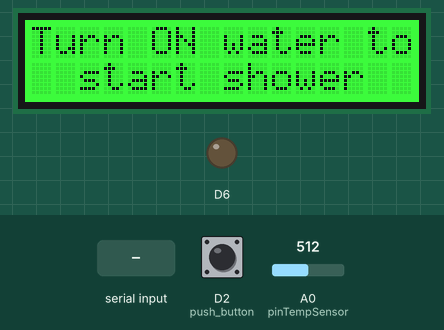
Recording of a sketch running on a simulated Arduino Zero (SAMD21). Parts: 16×2 character LCD, output pins drawn as LEDs (lit = HIGH). Inputs (shaded band) come from the test bench; at power-on: A0 (pinTempSensor) = 512, D2 (push_button) HIGH. What the sketch prints to the serial monitor is not drawn.

Above: at 2.7 s.
2.8 s: A0 (pinTempSensor) set to 542
At 3.6 s:
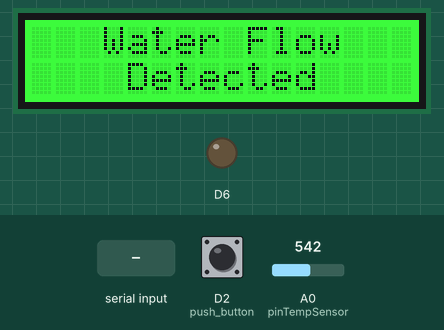
5.8 s: "HotTemperature;1\n" received over Serial
At 6.2 s:
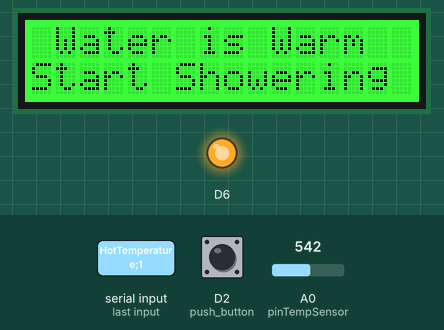
8.8 s: A0 (pinTempSensor) set to 511
At 10.1 s:
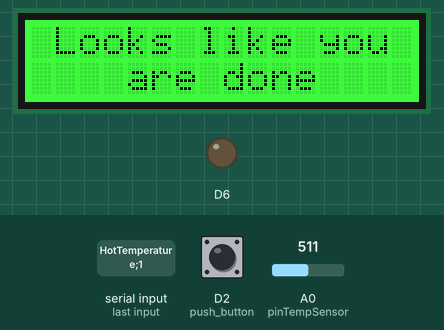
11.8 s: D2 (push_button) pulled LOW for 0.15 s
At 12.6 s:
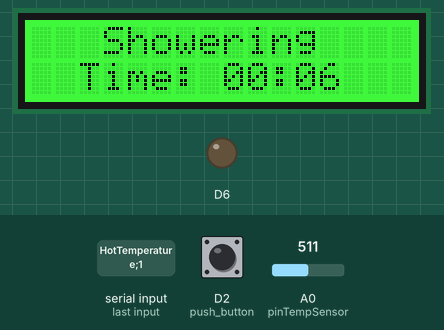
13.5 s: A0 (pinTempSensor) set to 306
At 14.9 s:
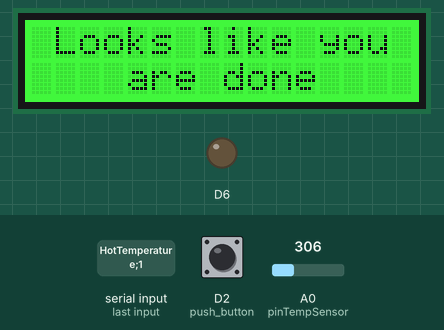
15.1 s: D2 (push_button) pulled LOW for 1 s
At 17.5 s:
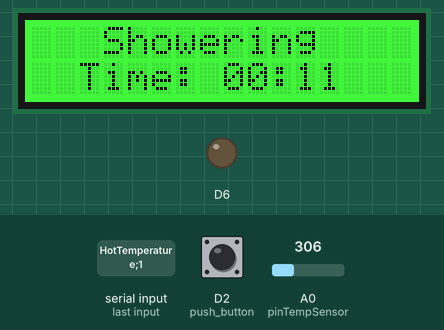
Timing chart, 0 to 18.6 s (numbered marks = the images above; inputs shaded):
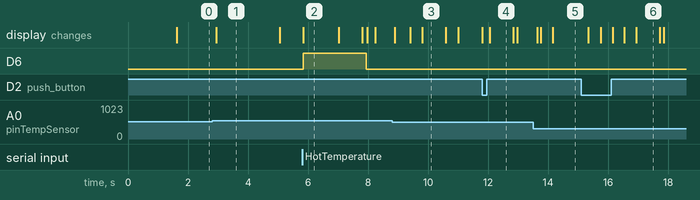

Measured:
- the behaviour switches between 526 and 527 on A0 (pinTempSensor) (found by bisection; images 0 and 1)
- after the input at 2.8 s, the display: changes after 0.13 s (image 1)
- after the input at 5.8 s, D6: LOW → HIGH after 0.05 s, → LOW 2.1 s later; the display: changes after 0.05 s (image 2)
- after the input at 8.8 s, the display: first changes after 0.09 s (image 3 shows a later state)
- after the input at 11.8 s, the display: first differs from a run without the input after 0.26 s (image 4)
- after the input at 13.5 s, the display: first changes after 0.13 s (image 5 shows a later state)
- after the input at 15.1 s, the display: first differs from a run without the input after 1.1 s (image 6 shows a later state)

The sketch:

temperature_boi.ino
```cpp
#include <math.h>
#include <Wire.h>
#include "rgb_lcd.h"

//Define the color values here
#define COLOR_START_R 0
#define COLOR_START_G 255
#define COLOR_START_B 0

#define COLOR_INTERM_R 255
#define COLOR_INTERM_G 102
#define COLOR_INTERM_B 0

#define COLOR_STOP_R 255
#define COLOR_STOP_G 0
#define COLOR_STOP_B 0


//Global Variables
rgb_lcd lcd;

int LED_R;
int LED_G;
int LED_B;

const int B = 4275;               // B value of the thermistor
const int R0 = 100000;            // R0 = 100k
const int pinTempSensor = A0;     // Grove - Temperature Sensor connect to A0
const int push_button = 2;
uint64_t start_time, stop_time, shower_time;
uint64_t time_elasped;
uint64_t last_interrupt = 0;

bool push_button_pressed = false;
bool push_button_pressed_for_five_seconds = false;
bool get_stop_time = true;
bool dont_change_display = false;

float temp_slope_array[10];
float temp_slope_average;

int hot_shower_temp = 30;
int led_msg_display = 1;
int led_msg_display_buffer = 1;

float temperature, temperature_prev;
bool start_taking_readings = false;
bool stop_taking_readings = false;
bool reached_target_temperature = false;
bool get_initial_temp = true;
bool shower_done = false;

String inData = "";

#if defined(ARDUINO_ARCH_AVR)
#define debug  Serial
#elif defined(ARDUINO_ARCH_SAMD) ||  defined(ARDUINO_ARCH_SAM)
#define debug  SerialUSB
#else
#define debug  Serial
#endif


/**
 * Setup
 *
 * Init LED and Interrupt
 */
void setup()
{
  Serial.begin(9600);
  pinMode(6, OUTPUT);

  pinMode(push_button, INPUT_PULLUP);
  attachInterrupt(digitalPinToInterrupt(push_button), push_button_isr_rising, RISING);

  // set up the LCD's number of columns and rows:
  lcd.begin(16, 2);

  lcd.setRGB(COLOR_START_R, COLOR_START_G, COLOR_START_B);

  // Print a message to the LCD.
  lcd.print("    Welcome!    ");
  lcd.setCursor(0, 1);
  lcd.print("   Warm Water   ");

  delay(1500);
  lcd.clear();
}

/**
 * Updates the RGB background and content depending on the status
 * of shower
 */
void update_lcd()
{
  ///Transition from Green at start to Orange after 5 minutes and red after 10 minutes
  if(reached_target_temperature)
  {
    time_elasped = millis() - shower_time;

    if(time_elasped < 300000)
    {
      LED_R = COLOR_START_R - (COLOR_START_R - COLOR_INTERM_R)*((float)time_elasped/(float)(300000));
      LED_G = COLOR_START_G - (COLOR_START_G - COLOR_INTERM_G)*((float)time_elasped/(float)(300000));
      LED_B = COLOR_START_B - (COLOR_START_B - COLOR_INTERM_B)*((float)time_elasped/(float)(300000));
    }

    else if(time_elasped < 600000)
    {
      LED_R = COLOR_INTERM_R + (COLOR_STOP_R - COLOR_INTERM_R)*(((float)(time_elasped - 300000))/(float)(300000));
      LED_G = COLOR_INTERM_G + (COLOR_STOP_G - COLOR_INTERM_G)*(((float)(time_elasped - 300000))/(float)(300000));
      LED_B = COLOR_INTERM_B + (COLOR_STOP_B - COLOR_INTERM_B)*(((float)(time_elasped - 300000))/(float)(300000));
    }
    else if(time_elasped > 600000)
    {
      LED_R = COLOR_STOP_R;
      LED_G = COLOR_STOP_G;
      LED_B = COLOR_STOP_B;
    }
  }
  else
  {
    LED_R = COLOR_START_R;
    LED_G = COLOR_START_G;
    LED_B = COLOR_START_B;
  }

  lcd.setRGB(LED_R, LED_G, LED_B);

  ///Display msg on the LED display
  if(led_msg_display == 1)
  {
    lcd.setCursor(0, 0);
    lcd.print("Turn ON water to");
    lcd.setCursor(0, 1);
    lcd.print("  start shower  ");
  }

  if(led_msg_display == 2)
  {
    lcd.setCursor(0, 0);
    lcd.print("   Water Flow   ");
    lcd.setCursor(0, 1);
    lcd.print("    Detected    ");
    dont_change_display = true;
    if(millis() - start_time > 2000)
    {
      led_msg_display = 3;
      if(led_msg_display_buffer == 2)
        led_msg_display_buffer = 3;
      dont_change_display = false;
    }
  }

  if(led_msg_display == 3)
  {
    lcd.setCursor(0, 0);
    lcd.print("Heating Up Water");
    lcd.setCursor(0, 1);
    lcd.print("  Time: ");
    int seconds = ((int)((millis() - start_time)/1000)) % 60;
    int minutes = ((int)((millis() - start_time)/1000)) / 60;

    if(minutes / 10 == 0)
    {
      lcd.print("0");
      lcd.print(minutes);
    }
    else
    {
      lcd.print(minutes);
    }

    lcd.print(":");

    if(seconds / 10 == 0)
    {
      lcd.print("0");
      lcd.print(seconds);
    }
    else
    {
      lcd.print(seconds);
    }
    lcd.print("   ");
  }

  if(led_msg_display == 4)
  {
    lcd.setCursor(0, 0);
    lcd.print(" Water is Warm  ");
    lcd.setCursor(0, 1);
    lcd.print("Start Showering ");
    digitalWrite(6, HIGH);
    dont_change_display = true;
    if(millis() - shower_time > 2000)
    {
      led_msg_display = 5;
      if(led_msg_display_buffer == 4)
        led_msg_display_buffer = 5;
      digitalWrite(6, LOW);
      dont_change_display = false;
    }
  }

  if(led_msg_display == 5)
  {
    lcd.setCursor(0, 0);
    lcd.print("   Showering    ");
    lcd.setCursor(0, 1);
    lcd.print("  Time: ");
    int seconds = ((int)((millis() - shower_time)/1000)) % 60;
    int minutes = ((int)((millis() - shower_time)/1000)) / 60;

    if(minutes / 10 == 0)
    {
      lcd.print("0");
      lcd.print(minutes);
    }
    else
    {
      lcd.print(minutes);
    }

    lcd.print(":");

    if(seconds / 10 == 0)
    {
      lcd.print("0");
      lcd.print(seconds);
    }
    else
    {
      lcd.print(seconds);
    }
    lcd.print("   ");
  }

  if(led_msg_display == 6)
  {
    lcd.setCursor(0, 0);
    lcd.print(" Looks like you ");
    lcd.setCursor(0, 1);
    lcd.print("    are done    ");
    dont_change_display = true;
    if(millis() - stop_time > 2000)
    {
      led_msg_display = 7;
      if(led_msg_display_buffer == 6)
        led_msg_display_buffer = 7;
      dont_change_display = false;
    }
  }

  if(led_msg_display == 7)
  {
    lcd.setCursor(0, 0);
    lcd.print("If you are still");
    lcd.setCursor(0, 1);
    lcd.print("showring, push B");
  }

  if(led_msg_display == 8)
  {
    lcd.setCursor(0, 0);
    lcd.print(" Ending Shower  ");
    lcd.setCursor(0, 1);
    lcd.print(" Enjoy Your Day ");
    dont_change_display = true;
    if(millis() - stop_time > 2000)
    {
      led_msg_display = 1;
      if(led_msg_display_buffer == 8)
        led_msg_display_buffer = 1;
      dont_change_display = false;
    }
  }
}

/**
 * Push Button Interrupt Service Routine
 */
void push_button_isr_rising()
{
  if(millis() - last_interrupt > 200)
  {
    push_button_pressed = true;
    //Serial.println("Interrupt Triggred");
  }
  last_interrupt = millis();
}


/**
 * Main Loop
 */

void loop()
{
  if(!dont_change_display)
    led_msg_display = led_msg_display_buffer;

  update_lcd();

  delay(100);

  while(Serial.available())
  {
    char incoming = Serial.read();
    inData += incoming;

    if(incoming == '\n')
    {
      char *pth = strtok(inData.c_str(), ";");
      if(strcmp(pth, "HotTemperature") == 0)
      {
        pth = strtok(NULL, "\n");
        hot_shower_temp = atof(pth);
        Serial.print("Hot Temperature Changed to;");
        Serial.print(hot_shower_temp);
        Serial.print("\n");
      }
      inData = "";
    }
  }

  int a = analogRead(pinTempSensor);

  float R = 1023.0 / a - 1.0;
  R = R0 * R;

  temperature = 1.0 / (log(R / R0) / B + 1 / 298.15) - 273.15; // convert to temperature via datasheet

  if(!get_initial_temp)
  {
      for(int i = 9; i>0; i--)
      {
        temp_slope_array[i] = temp_slope_array[i-1];
        temp_slope_average += temp_slope_array[i];
      }

    temp_slope_array[0] = (temperature - temperature_prev)/ 0.1;
    temp_slope_average += temp_slope_array[0];
    temp_slope_average /= 10;
  }

  if (get_initial_temp)
  {
    temperature_prev = temperature;
    get_initial_temp = false;
  }

  if (temperature > hot_shower_temp && start_taking_readings)
  {
    if (!reached_target_temperature && start_taking_readings)
    {
      reached_target_temperature = true;
      shower_time = millis();

      Serial.print("Heat Up Time;");
      Serial.print(float(shower_time - start_time) / 1000);

      Serial.print("; seconds\n");

      led_msg_display_buffer = 4;
    }
  }

  if(reached_target_temperature && false)
  {
    Serial.print("Shower Time = ");
    Serial.print(float(millis() - start_time) / 1000);
    Serial.print(" seconds\n");
  }

  if (!start_taking_readings && temp_slope_average > 1.3)
  {
    start_time = millis();
    start_taking_readings = true;
    shower_done = false;
    Serial.print("Detected Water Flow\n");
    led_msg_display_buffer = 2;
  }

  if(reached_target_temperature && !shower_done && !get_stop_time)
  {

    if(millis() - stop_time < 10000 && push_button_pressed)
    {
      get_stop_time = true;
      push_button_pressed = false;
      led_msg_display_buffer = 5;
    }

    if(millis() - stop_time > 10000)
    {
      shower_done = true;
      reached_target_temperature = false;
      start_taking_readings = false;
      get_stop_time = true;

      //Serial.println("Shower Done!");
      Serial.print("Shower Time Total;");
      Serial.print(float(stop_time - shower_time) / 1000);

      Serial.print("; seconds\n");
      push_button_pressed = false;
      led_msg_display_buffer = 8;
    }
  }

  if(reached_target_temperature && !shower_done && temp_slope_average < -0.7)
  {
    if(get_stop_time)
    {
      stop_time = millis();
      led_msg_display_buffer = 6;
      get_stop_time = false;
    }
  }

  temperature_prev = temperature;
  push_button_pressed = false;
}
```
